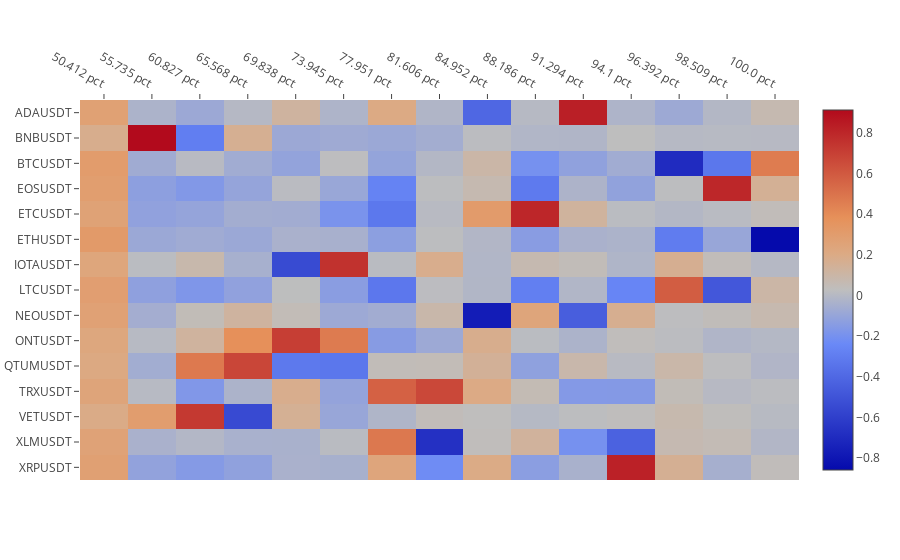
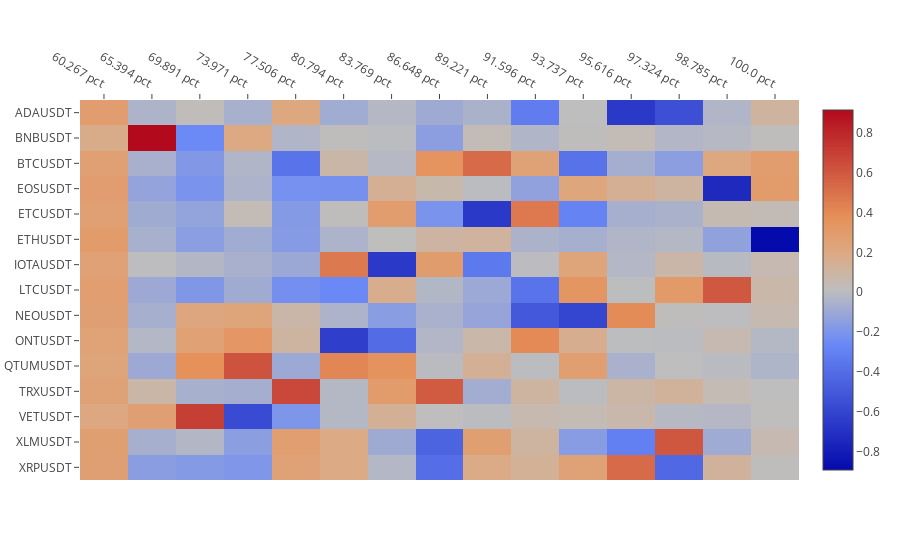

Notebook code cell kept with these figures, in order:
### Markdown cell above
#### PCA

These heatmaps represent the principal components of the cross-sectional returns

The x-axis is labeled as the cumulative percentage of variance predited

- First component is stronger for longer lookbacks (in line with the higher observed correlations)
- BNB coin singularity can be seen in the second component
- Approximately equal weighting on the first component (market)

### Code cell
plt.plot_pca(data, 'r5')
plt.plot_pca(data, 'r60')
plt.plot_pca(data, 'r720')

### Figure 1 — Plotly figure (JSON) as saved in the notebook; plotly's stock layout.template omitted (floating-point values rounded to 4 significant figures; data arrays with more than 128 entries replaced by an {"elided": "..."} marker saying what was removed)
{"data": [{"colorscale": "RdBu", "type": "heatmap", "uid": "354304b5-f5d4-434a-b934-6d2aa6cc70fc", "x": ["50.412 pct", "55.735 pct", "60.827 pct", "65.568 pct", "69.838 pct", "73.945 pct", "77.951 pct", "81.606 pct", "84.952 pct", "88.186 pct", "91.294 pct", "94.1 pct", "96.392 pct", "98.509 pct", "100.0 pct"], "y": ["ADAUSDT", "BNBUSDT", "BTCUSDT", "EOSUSDT", "ETCUSDT", "ETHUSDT", "IOTAUSDT", "LTCUSDT", "NEOUSDT", "ONTUSDT", "QTUMUSDT", "TRXUSDT", "VETUSDT", "XLMUSDT", "XRPUSDT"], "z": {"elided": "15x15 float values"}}], "layout": {"xaxis": {"side": "top"}, "yaxis": {"autorange": "reversed"}}}

### Figure 2 — Plotly figure (JSON) as saved in the notebook; plotly's stock layout.template omitted (floating-point values rounded to 4 significant figures; data arrays with more than 128 entries replaced by an {"elided": "..."} marker saying what was removed)
{"data": [{"colorscale": "RdBu", "type": "heatmap", "uid": "960c96ea-ad9b-4e9e-8a6e-37f6bc234233", "x": ["60.267 pct", "65.394 pct", "69.891 pct", "73.971 pct", "77.506 pct", "80.794 pct", "83.769 pct", "86.648 pct", "89.221 pct", "91.596 pct", "93.737 pct", "95.616 pct", "97.324 pct", "98.785 pct", "100.0 pct"], "y": ["ADAUSDT", "BNBUSDT", "BTCUSDT", "EOSUSDT", "ETCUSDT", "ETHUSDT", "IOTAUSDT", "LTCUSDT", "NEOUSDT", "ONTUSDT", "QTUMUSDT", "TRXUSDT", "VETUSDT", "XLMUSDT", "XRPUSDT"], "z": {"elided": "15x15 float values"}}], "layout": {"xaxis": {"side": "top"}, "yaxis": {"autorange": "reversed"}}}
